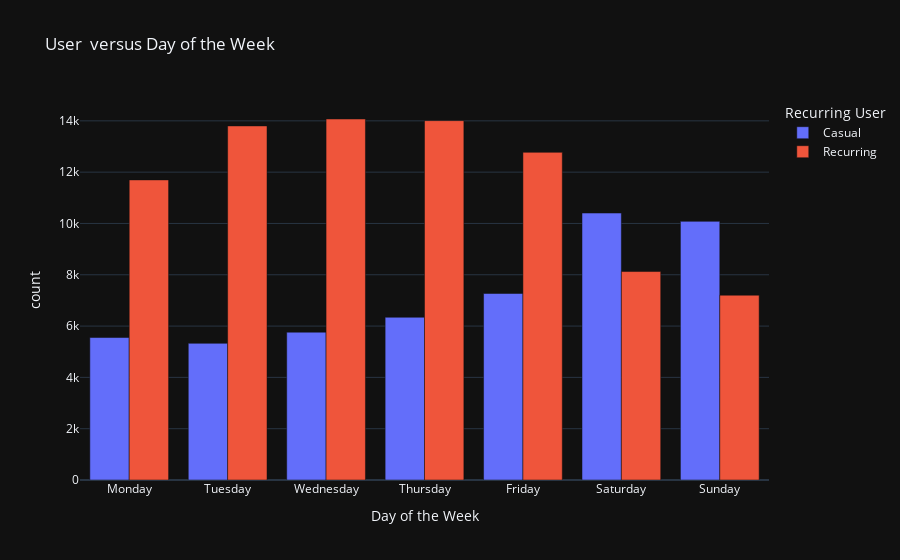

The code cell stored with this chart in its notebook:
### Code cell
# days of the week in order
order = ['Monday', 'Tuesday', 'Wednesday', 'Thursday', 'Friday', 'Saturday', 'Sunday']

# bar chart
fig = px.bar(
    day_distribution,
    x = 'day_of_week',
    y = 'count',
    color = 'recurring',
    title = 'User  versus Day of the Week',
    labels = {
        'day_of_week': 'Day of the Week',
        'recurring': 'Recurring User'
    },
    category_orders = {
        'day_of_week': order
    },
    template = 'plotly_dark',
    barmode = 'group'
)

fig.write_image('./charts/bar_days_week.png', scale=2)
fig.show()

### Figure 1 — Plotly figure (JSON) as saved in the notebook; plotly's stock layout.template omitted (floating-point values rounded to 4 significant figures)
{"data": [{"alignmentgroup": "True", "hovertemplate": "Recurring User=Casual<br>Day of the Week=%{x}<br>count=%{y}<extra></extra>", "legendgroup": "Casual", "marker": {"color": "#636efa", "pattern": {"shape": ""}}, "name": "Casual", "offsetgroup": "Casual", "orientation": "v", "showlegend": true, "textposition": "auto", "type": "bar", "x": ["Friday", "Monday", "Saturday", "Sunday", "Thursday", "Tuesday", "Wednesday"], "xaxis": "x", "y": [7271, 5554, 10406, 10082, 6343, 5327, 5762], "yaxis": "y"}, {"alignmentgroup": "True", "hovertemplate": "Recurring User=Recurring<br>Day of the Week=%{x}<br>count=%{y}<extra></extra>", "legendgroup": "Recurring", "marker": {"color": "#EF553B", "pattern": {"shape": ""}}, "name": "Recurring", "offsetgroup": "Recurring", "orientation": "v", "showlegend": true, "textposition": "auto", "type": "bar", "x": ["Friday", "Monday", "Saturday", "Sunday", "Thursday", "Tuesday", "Wednesday"], "xaxis": "x", "y": [12772, 11698, 8126, 7204, 14008, 13802, 14072], "yaxis": "y"}], "layout": {"barmode": "group", "legend": {"title": {"text": "Recurring User"}, "tracegroupgap": 0}, "title": {"text": "User  versus Day of the Week"}, "xaxis": {"anchor": "y", "categoryarray": ["Monday", "Tuesday", "Wednesday", "Thursday", "Friday", "Saturday", "Sunday"], "categoryorder": "array", "domain": [0, 1], "title": {"text": "Day of the Week"}}, "yaxis": {"anchor": "x", "domain": [0, 1], "title": {"text": "count"}}}}
